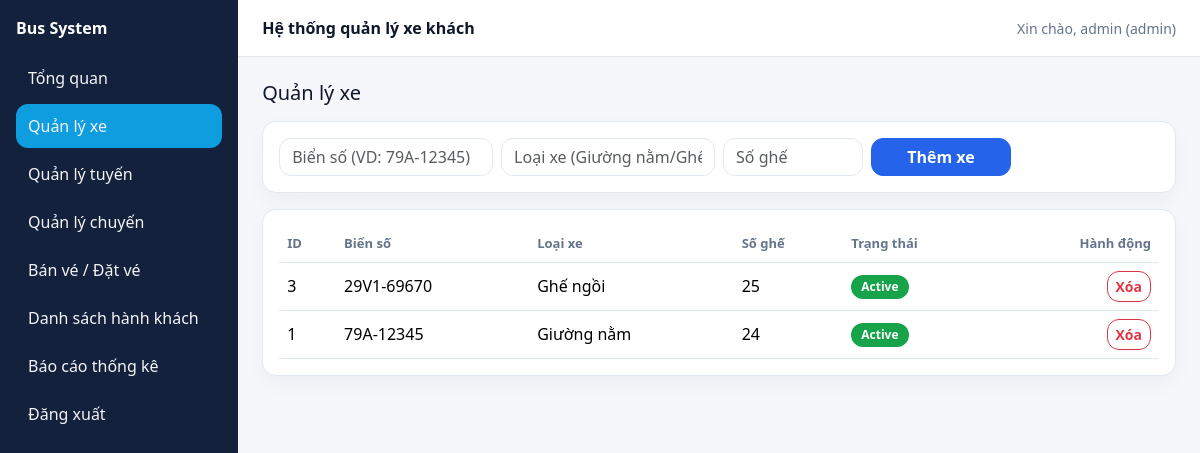
Screenshot of /Bus-php/public/admin/buses.php (signed in) with the database file from the repository.
### tables this page shows
CREATE TABLE `buses` (
  `id` int(11) NOT NULL,
  `plate_no` varchar(20) NOT NULL,
  `bus_type` varchar(50) NOT NULL,
  `seat_count` int(11) NOT NULL,
  `is_active` tinyint(1) NOT NULL DEFAULT 1,
  `created_at` timestamp NOT NULL DEFAULT current_timestamp()
);

### Bus-php/app/repositories/BusRepository.php (called while the page is built, shortened)
<?php
class BusRepository {
  public function all(): array {
    $pdo = Database::conn();
    $st = $pdo->query("SELECT * FROM buses ORDER BY id DESC");
    return $st->fetchAll();
  }
}

### Bus-php/app/services/BusService.php (called while the page is built, shortened)
<?php
require_once __DIR__ . '/../repositories/BusRepository.php';
class BusService {
  private BusRepository $repo;
  public function __construct() {
    $this->repo = new BusRepository();
  }
  public function list(): array {
    return $this->repo->all();
  }
}

### Bus-php/public/admin/buses.php (the view, shortened to what this page needs)
<?php
require_once __DIR__ . '/../../app/services/BusService.php';
require_once __DIR__ . '/_layout_top.php';
$svc = new BusService();
$buses = $svc->list();
?>
<div class="d-flex justify-content-between align-items-center mb-3">
  <h5 class="mb-0">Quản lý xe</h5>
</div>
<div class="card p-3 mb-3">
  <form method="post" class="row g-2">
    <div class="col-md-3">
      <input class="form-control" name="plate_no" placeholder="Biển số (VD: 79A-12345)" required>
    </div>
    <div class="col-md-3">
      <input class="form-control" name="bus_type" placeholder="Loại xe (Giường nằm/Ghế ngồi)" required>
    </div>
    <div class="col-md-2">
      <input class="form-control" name="seat_count" type="number" min="1" placeholder="Số ghế" required>
    </div>
    <div class="col-md-2">
      <button class="btn btn-primary w-100">Thêm xe</button>
    </div>
  </form>
</div>
<div class="card p-3">
  <div class="table-responsive">
    <table class="table table-hover align-middle">
      <thead>
        <tr>
          <th>ID</th>
          <th>Biển số</th>
          <th>Loại xe</th>
          <th>Số ghế</th>
          <th>Trạng thái</th>
          <th class="text-end">Hành động</th>
        </tr>
      </thead>
      <tbody>
        <?php foreach ($buses as $b): ?>
          <tr>
            <td><?= (int)$b['id'] ?></td>
            <td><?= htmlspecialchars($b['plate_no']) ?></td>
            <td><?= htmlspecialchars($b['bus_type']) ?></td>
            <td><?= (int)$b['seat_count'] ?></td>
            <td>
              <?= ((int)$b['is_active'] === 1)
                ? '<span class="badge bg-success">Active</span>'
                : '<span class="badge bg-secondary">Off</span>' ?>
            </td>
            <td class="text-end">
              <a class="btn btn-sm btn-outline-danger"
                 href="<?=BASE_URL?>/admin/buses.php?delete=<?=(int)$b['id']?>"
                 onclick="return confirm('Xóa xe này?')">
                 Xóa
              </a>
            </td>
          </tr>
        <?php endforeach; ?>
      </tbody>
    </table>
  </div>
</div>
<?php require_once __DIR__ . '/_layout_bottom.php'; ?>

### Bus-php/public/assets/style.css (style rules this page uses)
:root { --sidebar: #14213d; --sidebarHover: #1b2b52; --bg: #f5f7fb; --card: #ffffff; --text: #0f172a; --muted: #64748b; --border: #e2e8f0; --primary: #2563eb; --info: #0ea5e9; --success: #16a34a; --danger: #ef4444; --warning: #f59e0b; --radius: 14px; }
* { box-sizing: border-box; }
html, body { height: 100%; }
body { background: var(--bg); color: var(--text); font-family: system-ui, -apple-system, Segoe UI, Roboto, Helvetica, Arial, "Apple Color Emoji", "Segoe UI Emoji"; }
a { text-decoration: none; }
.card { background: var(--card); border: 1px solid var(--border); border-radius: var(--radius); box-shadow: 0 8px 20px rgba(15, 23, 42, 0.04); }
.table { margin-bottom: 0; }
.table thead th { color: var(--muted); font-weight: 700; font-size: 13px; border-bottom: 1px solid var(--border) !important; }
.table td, .table th { vertical-align: middle; border-color: var(--border); }
.form-control, .form-select { border-radius: 12px; border-color: var(--border); }
.btn { border-radius: 12px; font-weight: 600; }
.btn-primary { background: var(--primary); border-color: var(--primary); }
.btn-outline-danger { border-radius: 12px; }
.badge { border-radius: 999px; padding: 6px 10px; font-weight: 700; font-size: 12px; }
.badge.bg-success { background: var(--success) !important; }

### rows the page displays
buses: id "3", plate_no "29V1-69670", bus_type "Ghế ngồi", seat_count "25", is_active "Active"
buses: id "1", plate_no "79A-12345", bus_type "Giường nằm", seat_count "24", is_active "Active"

### other values shown
$_SESSION['username'] "admin"
$role ?: '-' "admin"
